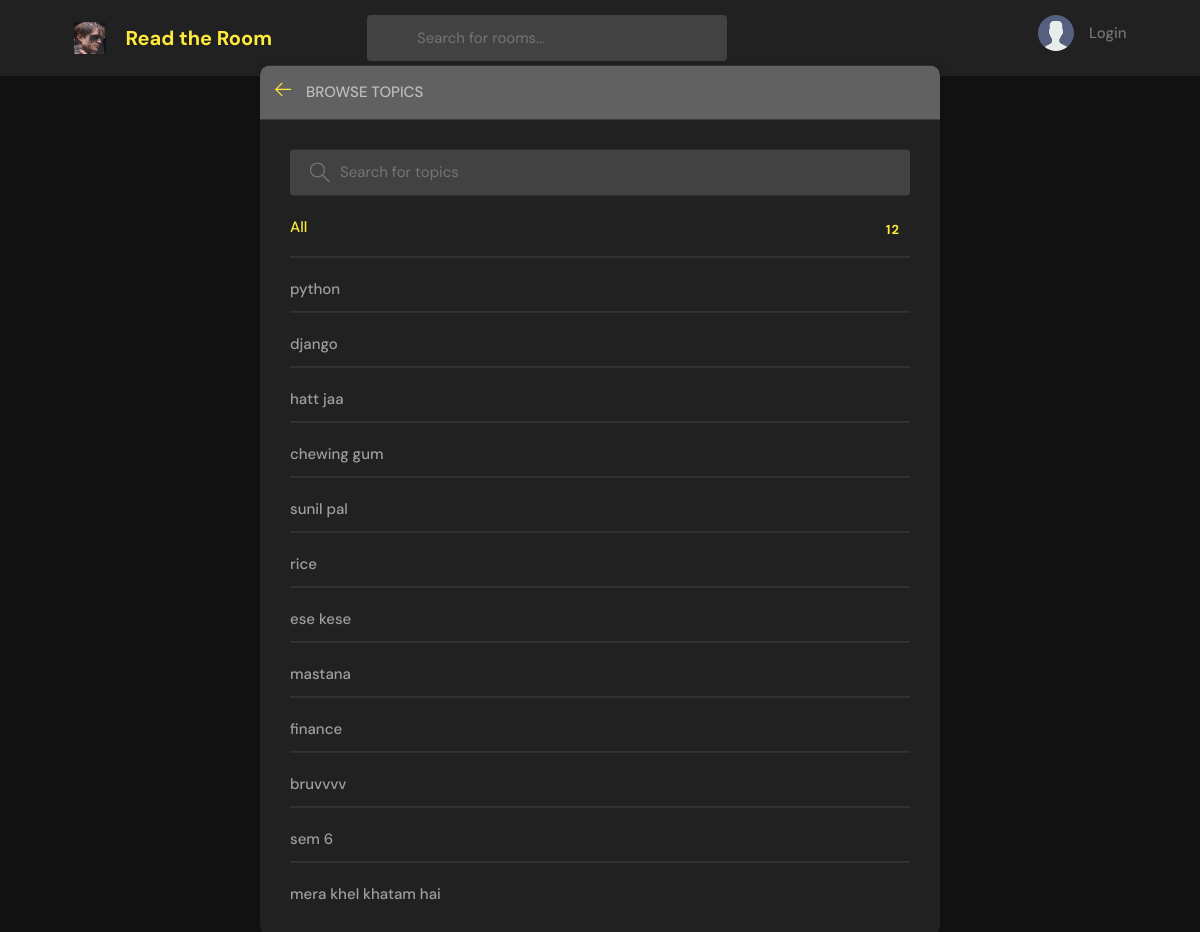
Before: /topics/ with the older database file.
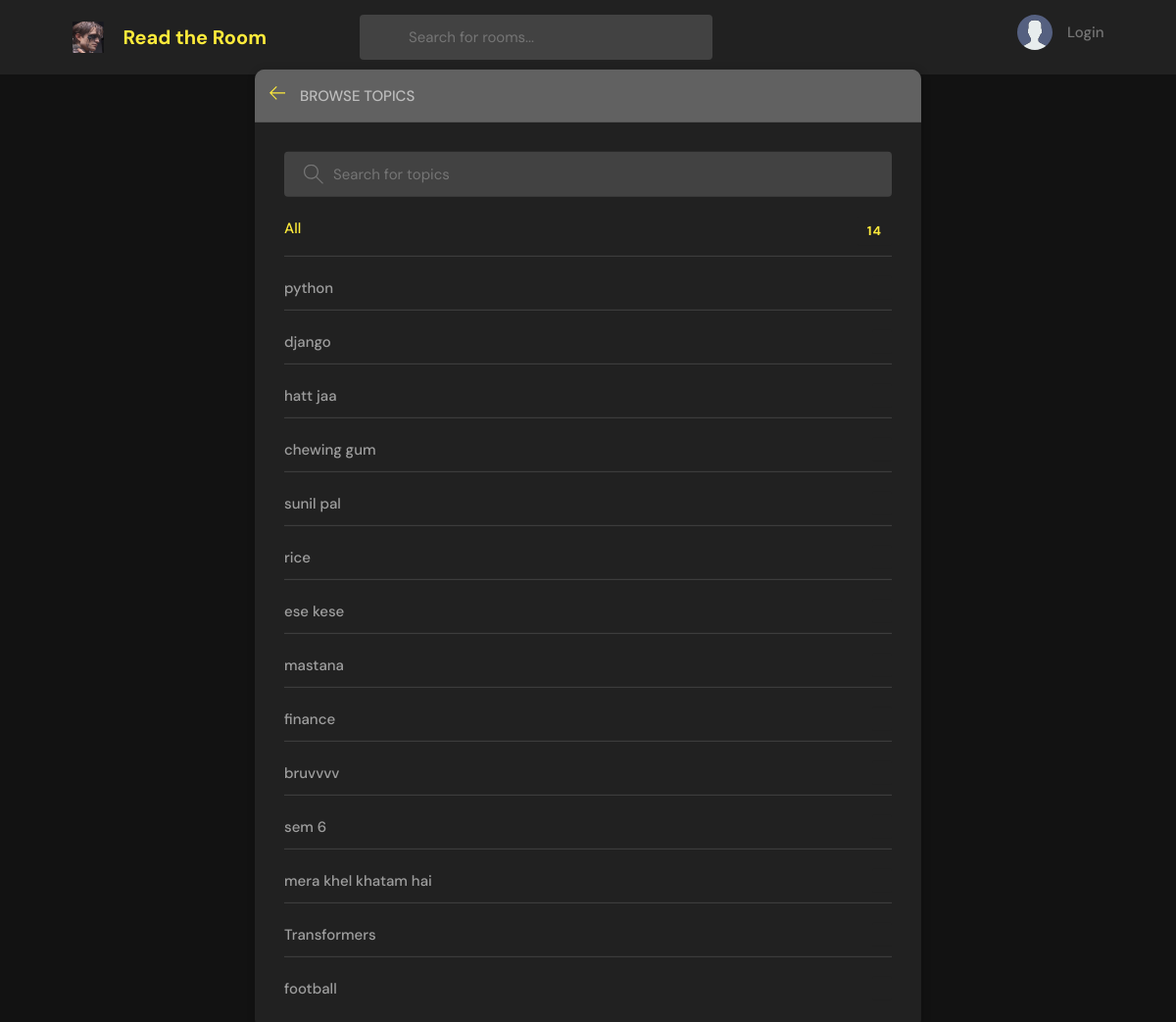
After: the same page with the newer database file.
### base/models.py (models this page shows, shortened)
class Topic(models.Model):
    name = models.CharField(max_length=200)

### base/views.py (the view)
# urls.py: path('topics/', views.topicsPage, name="topics"),
def topicsPage(request):
    q = request.GET.get('q')if request.GET.get('q') != None else ''
    topics = Topic.objects.filter(name__icontains=q)
    return render(request, 'base/topics.html',{'topics':topics})

### base/templates/base/topics.html (shortened to what this page needs)
{% extends 'main.html' %}
{% block content %}
<main class="create-room layout">
  <div class="container">
    <div class="layout__box">
      <div class="layout__boxHeader">
        <div class="layout__boxTitle">
          <a href="{% url 'home' %}">
            <svg version="1.1" xmlns="http://www.w3.org/2000/svg" width="32" height="32" viewBox="0 0 32 32">
              <title>arrow-left</title>
              <path
                d="M13.723 2.286l-13.723 13.714 13.719 13.714 1.616-1.611-10.96-10.96h27.625v-2.286h-27.625l10.965-10.965-1.616-1.607z">
              </path>
            </svg>
          </a>
          <h3>Browse Topics</h3>
        </div>
      </div>
      <div class="topics-page layout__body">
        <form action="" method="GET" class="header__search">
          <label>
            <input name="q" placeholder="Search for topics" />
          </label>
        </form>
        <ul class="topics__list">
          <li>
            <a href="{% url 'topics' %}" class="active">All <span>{{topics.count}}</span></a>
          </li>
          {% for topic in topics %}
          <li>
            <a href="{% url 'home' %}?q={{topic.name}}">{{ topic.name }} <span>{{topic.room_set.all.count}}</span></a>
          </li>
          {% endfor %}
        </ul>
      </div>
    </div>
  </div>
</main>
{% endblock content %}

### templates/main.html (shortened to what this page needs)
<!DOCTYPE html>
{% load static %}
<html lang="en">
  <head>
    <link rel="stylesheet" href="{% static 'styles/style.css' %}" />
  </head>
  <body>
    {% include 'navigation.html' %}
    {% block content %}
    {% endblock %}
  </body>
</html>

### templates/navigation.html (shortened to what this page needs)
{% load static %}
<header class="header header--loggedIn">
    <div class="container">
      <a href="{% url 'home' %}" class="header__logo">
        <img src="{% static 'images/batman.ico' %}" />
        <h1>Read the Room</h1>
      </a>
      <form class="header__search" method = "GET"
      action = "{% url 'home' %}">
        <label>
          <svg version="1.1" xmlns="http://www.w3.org/2000/svg" width="32" height="32" viewBox="0 0 32 32">
          </svg>
          <input name = 'q' placeholder="Search for rooms..." />
        </label>
      </form>
      <nav class="header__menu">
        {% if request.user.is_authenticated %}
        <div class="header__user">
          <a href="{% url 'update-user' %}" >
            <p>{{request.user.username}}<span>@{{request.user.username}}</span></p>
          </a>
          <button class="dropdown-button">
            <svg version="1.1" xmlns="http://www.w3.org/2000/svg" width="32" height="32" viewBox="0 0 32 32">
              <title>chevron-down</title>
              <path d="M16 21l-13-13h-3l16 16 16-16h-3l-13 13z"></path>
            </svg>
          </button>
        </div>
        {% else %}
        <a href="{% url 'login' %}">
          <img src="{% static 'images/avatar.svg'%}" />
          <p>Login</p>
        </a>
        {% endif %}
      </nav>
    </div>
  </header>

### static/styles/style.css (style rules this page uses)
:root { --color-main: #ffeb3b; --color-main-light: #ffff72; --color-dark: #212121; --color-dark-medium: #424242; --color-dark-light: #616161; --color-light: #bdbdbd; --color-gray: #757575; --color-light-gray: #9e9e9e; --color-bg: #121212; --color-success: #5dd693; --color-error: #fc4b0b; }
* { font-family: "DM Sans", -apple-system, BlinkMacSystemFont, "Segoe UI", Roboto, Oxygen, Ubuntu, Cantarell, "Open Sans", "Helvetica Neue", sans-serif; margin: 0; padding: 0; box-sizing: border-box; text-rendering: optimizeLegibility; font-size: inherit; }
html { font-size: 56.25%; }
@media only screen and (min-width: 1200px) { html { font-size: 62.5%; } }
body { line-height: 1.6; font-weight: 400; font-size: 1.5rem; color: var(--color-light-gray); background-color: var(--color-bg); min-height: 100vh; }
img { width: 100%; }
a { display: inline-block; color: var(--color-main); text-decoration: none; }
.container { max-width: 120rem; width: 90%; margin: auto; }
.header { padding: 1.5rem; background-color: var(--color-dark); }
.header > .container { display: flex; gap: 9.5rem; }
.header__logo, .header__user { display: flex; gap: 2rem; align-items: center; }
.header__logo > img { height: 3.2rem; width: 3.2rem; }
.header__logo > h1 { font-weight: 700; font-size: 2rem; color: var(--color-main); }
.header__search > label { background-color: var(--color-dark-medium); padding: 1.3rem 1rem; display: flex; align-items: center; gap: 1rem; border-radius: 4px; }
.header__search svg { fill: var(--color-gray); width: 2rem; height: 2rem; margin-left: 1rem; }
.header__search input { width: 30rem; background: transparent; border: none; outline: none; color: var(--color-light); }
.header__menu { margin-left: auto; position: relative; }
.header__menu a { display: flex; gap: 1.5rem; align-items: center; font-weight: 500; text-decoration: none; color: var(--color-gray); }
.header__menu img { height: 3.6rem; }
.header__menu p { line-height: 1.2; }
.layout { margin-top: 2.4rem; }
.layout > .container { display: flex; justify-content: space-between; align-items: flex-start; }
.layout__box { width: 90%; max-width: 48rem; min-height: 40rem; position: absolute; top: 50%; left: 50%; transform: translate(-50%, -46%); background-color: var(--color-dark); border-radius: 1rem; box-shadow: 1px 1px 6px 3px rgba(0, 0, 0, 0.1); overflow: hidden; }
.layout__boxHeader { display: flex; padding: 1.5rem; background-color: var(--color-dark-light); }
.layout__boxTitle { display: flex; gap: 1.5rem; align-items: center; }
.layout__boxTitle h3 { text-transform: uppercase; font-weight: 500; color: var(--color-light); }
.layout__boxTitle svg { width: 1.6rem; height: 1.6rem; fill: var(--color-main); }
.layout__body { margin: 3rem; }
.topics__list { list-style: none; }
.topics__list li a { display: flex; justify-content: space-between; margin-bottom: 3rem; font-weight: 500; color: var(--color-light-gray); transition: all 0.3s ease-in-out; }
.topics__list li a.active, .topics__list li a:hover { color: var(--color-main); }
.topics__list li a span { padding: 0.5rem 1rem; background-color: var(--color-dark); border-radius: 3px; font-size: 1.3rem; font-weight: 700; letter-spacing: 1px; }
.topics-page .topics__list li:not(:last-child) a { margin: 2rem 0; padding-bottom: 1rem; text-decoration: none; border-bottom: 1px solid var(--color-dark-medium); }
.topics-page .header__search { display: block; }
.create-room.layout .layout__box { max-width: 68rem; }

Changed rows visible on the page:
added Topic: name "Transformers"
added Topic: name "football"
Other visible differences:
{{ topics.count }}: "12" → "14"
